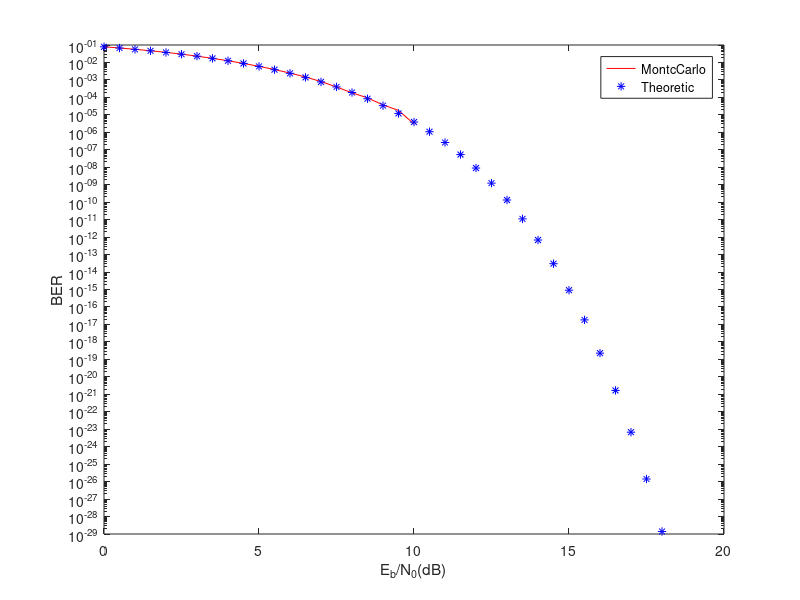

MATLAB code to generate this figure:
%Simulation of bpsk in AWGN Channel
Max_SNR=18;
N_trials=1000;
N=1000;
Eb=1;
ber_m=0;
step = 0.5;

for trial=1:1:N_trials
	trial;
    msg = round(rand(1,N));	% 1,0 sequence
	s = 1-msg.*2; %BPSK modulation
	n = randn(1,N)+1i.*randn(1,N); %generate guass white noise

	ber_v = [ ];
	
	for snr_dB = 0:step:Max_SNR
		snr = 10.^(snr_dB./10); %snr(db)to snr(decimal)
		N0 = Eb./snr;
		sgma = sqrt(N0./2);

		y = sqrt(Eb).*s + sgma.*n;
		y1 = sign(real(y));
		y2 = (1-y1)./2; %demodulation

		error = sum(abs(msg-y2)); %error bits
		ber_snr = error./N; %ber
		ber_v = [ber_v,ber_snr];
    end  %for snr

	ber_m = ber_m + ber_v;
end

ber = ber_m./N_trials;

ber_theory=[];
for snr_db = 0:step:Max_SNR
	snr = 10.^(snr_db./10);
	snr_1 = qfunc(sqrt(2*snr));
	ber_theory = [ber_theory,snr_1];
end

i = 0:step:Max_SNR;
semilogy(i,ber,'-r',i,ber_theory,'*b');
xlabel('E_b/N_0(dB)')
ylabel('BER')
legend('MontcCarlo','Theoretic')

% figure %will be delete
% t=0:1:N-1; %will be delete
% plot(t,n) %will be delete